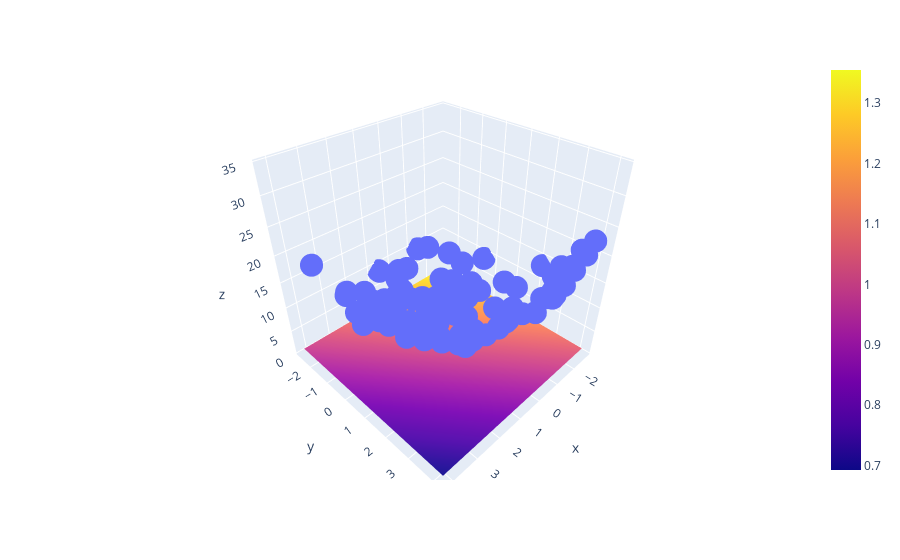

Notebook cell for this chart:
### Code cell
import plotly.graph_objects as go
fig=px.scatter_3d(df,x=x.ravel(),y=y.ravel(),z=z.ravel())
fig.add_trace(go.Surface(x=x_input,y=y_input,z=z_final))
fig.show()
